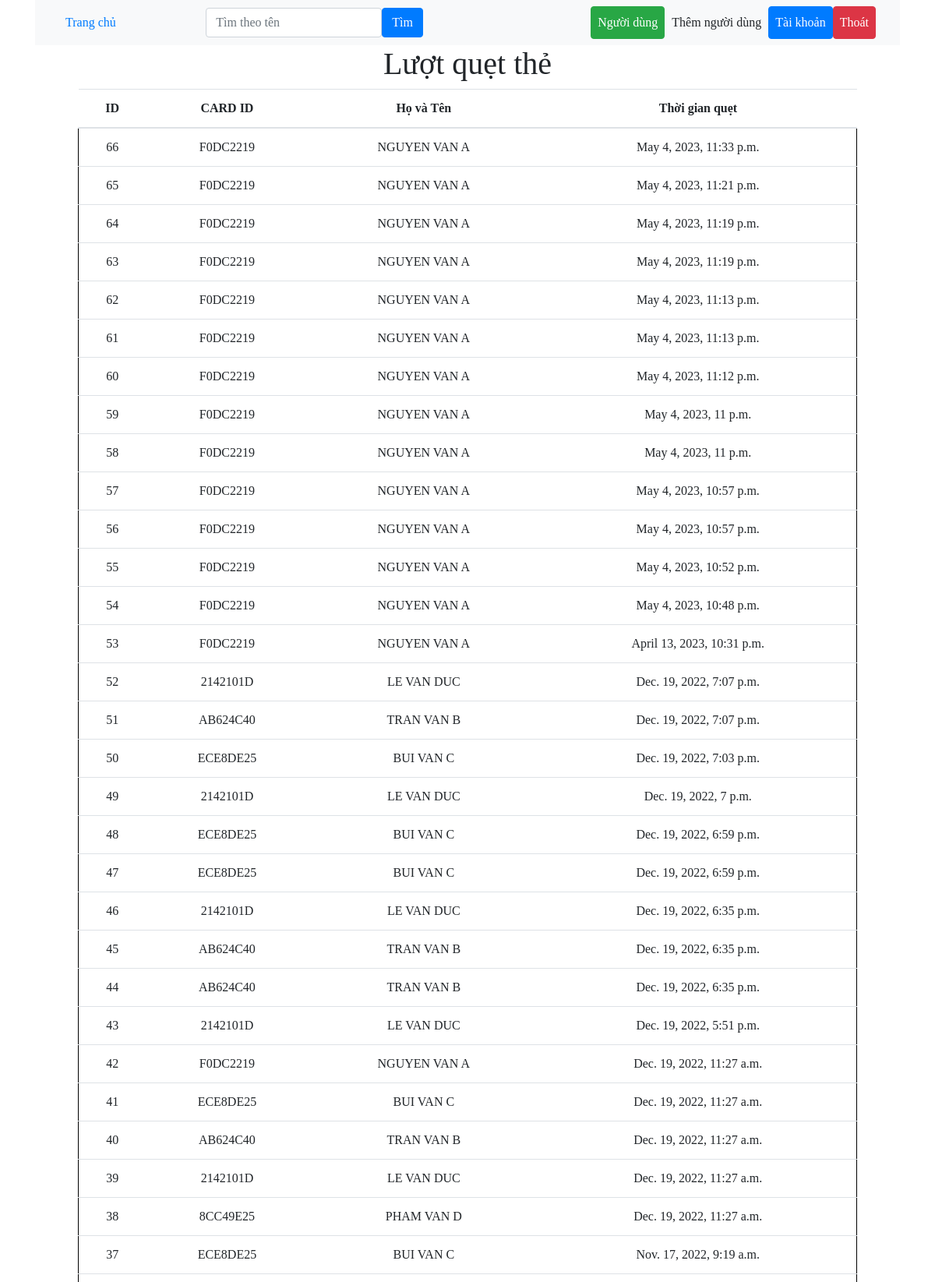
The app's page / (signed in, upper part) with its own data.
### MatMa/models.py (models this page shows)
class Log(models.Model):
    cardID = models.CharField(max_length=8)
    created = models.DateTimeField(auto_now_add=True)
    name = models.CharField(max_length=100)

### MatMa/views.py (the view)
# urls.py: path('', views.log, name='log'),
@login_required(login_url='signin')
def log(request):
    logs = Log.objects.all()
    log2 = []
    for item in logs:
        log2.append(item)
    log2.reverse()
    return render(request,'index.html',{'logs':log2})

### MatMa/templates/index.html (shortened to what this page needs)
{% extends 'base.html' %}
{% block content %}
        <h1 style="text-align:center; font-family:digital">Lượt quẹt thẻ</h1>
        <table class="table col-10 mx-auto text-center ok">
            <thead>
              <tr>
                <th scope="col">ID</th>
                <th scope="col">CARD ID</th>
                <th scope="col">Họ và Tên</th>
                <th scope="col">Thời gian quẹt</th>
              </tr>
            </thead>
            <tbody class="pad">
                {% for log in logs %}
                <tr>
                    <td>{{log.id}}</td>
                    <td>{{log.cardID}}</td>
                    <td>{{log.name}}</td>
                    <td>{{log.created}}</td>
                </tr>
                {% endfor %}
            </tbody>
          </table>
        {% endblock %}

### MatMa/templates/base.html (style rules this page uses)
.ok { font-family: digital; }
.pad { border: 1px solid black; }

### records on screen
Log: id "66", cardID "F0DC2219", name "NGUYEN VAN A", created "May 4, 2023, 11:33 p.m."
Log: id "65", cardID "F0DC2219", name "NGUYEN VAN A", created "May 4, 2023, 11:21 p.m."
Log: id "64", cardID "F0DC2219", name "NGUYEN VAN A", created "May 4, 2023, 11:19 p.m."
Log: id "63", cardID "F0DC2219", name "NGUYEN VAN A", created "May 4, 2023, 11:19 p.m."
Log: id "62", cardID "F0DC2219", name "NGUYEN VAN A", created "May 4, 2023, 11:13 p.m."
Log: id "61", cardID "F0DC2219", name "NGUYEN VAN A", created "May 4, 2023, 11:13 p.m."
Log: id "60", cardID "F0DC2219", name "NGUYEN VAN A", created "May 4, 2023, 11:12 p.m."
Log: id "59", cardID "F0DC2219", name "NGUYEN VAN A", created "May 4, 2023, 11 p.m."
Log: id "58", cardID "F0DC2219", name "NGUYEN VAN A", created "May 4, 2023, 11 p.m."
Log: id "57", cardID "F0DC2219", name "NGUYEN VAN A", created "May 4, 2023, 10:57 p.m."
Log: id "56", cardID "F0DC2219", name "NGUYEN VAN A", created "May 4, 2023, 10:57 p.m."
Log: id "55", cardID "F0DC2219", name "NGUYEN VAN A", created "May 4, 2023, 10:52 p.m."
Log: id "54", cardID "F0DC2219", name "NGUYEN VAN A", created "May 4, 2023, 10:48 p.m."
Log: id "53", cardID "F0DC2219", name "NGUYEN VAN A", created "April 13, 2023, 10:31 p.m."
Log: id "52", cardID "2142101D", name "LE VAN DUC", created "Dec. 19, 2022, 7:07 p.m."
Log: id "51", cardID "AB624C40", name "TRAN VAN B", created "Dec. 19, 2022, 7:07 p.m."
Log: id "50", cardID "ECE8DE25", name "BUI VAN C", created "Dec. 19, 2022, 7:03 p.m."
Log: id "49", cardID "2142101D", name "LE VAN DUC", created "Dec. 19, 2022, 7 p.m."
Log: id "48", cardID "ECE8DE25", name "BUI VAN C", created "Dec. 19, 2022, 6:59 p.m."
Log: id "47", cardID "ECE8DE25", name "BUI VAN C", created "Dec. 19, 2022, 6:59 p.m."
Log: id "46", cardID "2142101D", name "LE VAN DUC", created "Dec. 19, 2022, 6:35 p.m."
Log: id "45", cardID "AB624C40", name "TRAN VAN B", created "Dec. 19, 2022, 6:35 p.m."
Log: id "44", cardID "AB624C40", name "TRAN VAN B", created "Dec. 19, 2022, 6:35 p.m."
Log: id "43", cardID "2142101D", name "LE VAN DUC", created "Dec. 19, 2022, 5:51 p.m."
Log: id "42", cardID "F0DC2219", name "NGUYEN VAN A", created "Dec. 19, 2022, 11:27 a.m."
Log: id "41", cardID "ECE8DE25", name "BUI VAN C", created "Dec. 19, 2022, 11:27 a.m."
Log: id "40", cardID "AB624C40", name "TRAN VAN B", created "Dec. 19, 2022, 11:27 a.m."
Log: id "39", cardID "2142101D", name "LE VAN DUC", created "Dec. 19, 2022, 11:27 a.m."
Log: id "38", cardID "8CC49E25", name "PHAM VAN D", created "Dec. 19, 2022, 11:27 a.m."
Log: id "37", cardID "ECE8DE25", name "BUI VAN C", created "Nov. 17, 2022, 9:19 a.m."
